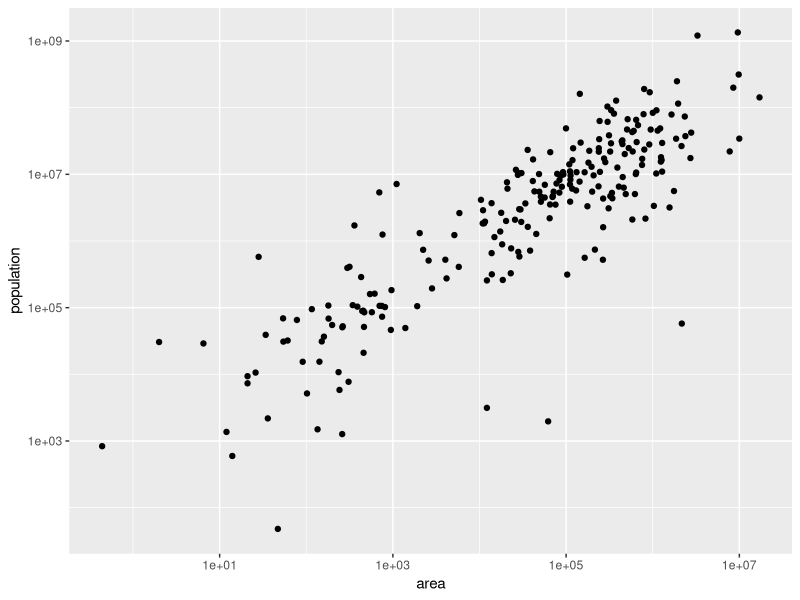
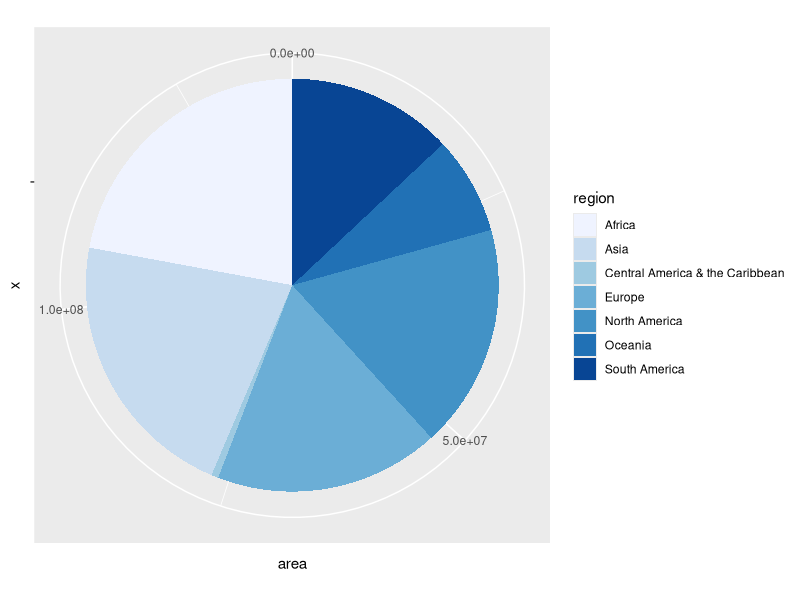
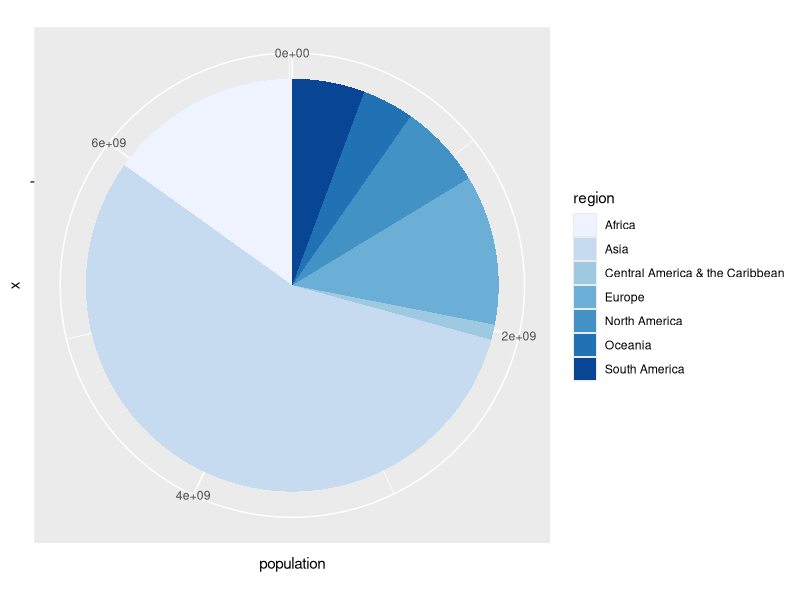
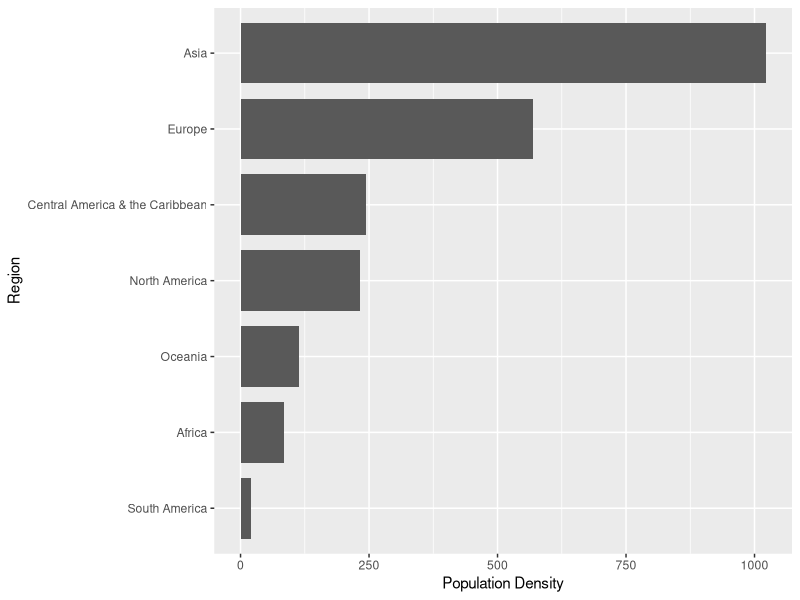

These figures' R source, in order:
## ---- chunk 1
knitr::opts_chunk$set(echo = TRUE)
library(ggplot2)
## ---- chunk 2
d = read.table('countrydata_withregion.tsv', sep = '\t', header=TRUE, quote = "")
head(d, 15)
## ---- chunk 3
ggplot(d, aes(x = area, y = population)) + 
    geom_point() + 
    scale_x_log10() + scale_y_log10()
## ---- chunk 4
area = aggregate(area ~ region, d, sum)
population = aggregate(as.numeric(population) ~ region, d, sum)
names(population) = c('region', 'population')
# pie(area$area, labels = area$region) # use basic r plot
ggplot(area, aes(x="", y=area, fill=region)) +
    geom_bar(width = 1, stat = "identity") +
    coord_polar("y", start=0) + 
    scale_fill_brewer(palette="Blues") 
ggplot(population, aes(x="", y=population, fill=region)) +
    geom_bar(width = 1, stat = "identity") +
    coord_polar("y", start=0) + 
    scale_fill_brewer(palette="Blues") 
## ---- chunk 5
df = data.frame(d, pop_per_km = d$population / d$area)
df = aggregate(pop_per_km ~ region,df, mean)
df = df[with(df, order(pop_per_km)),]
ggplot(df, aes(x=reorder(region, pop_per_km), y=pop_per_km)) +
    geom_bar(stat="identity", width = 0.8) +
    scale_x_discrete(name ="Region") + 
    scale_y_continuous(name ="Population Density") +
    coord_flip()
